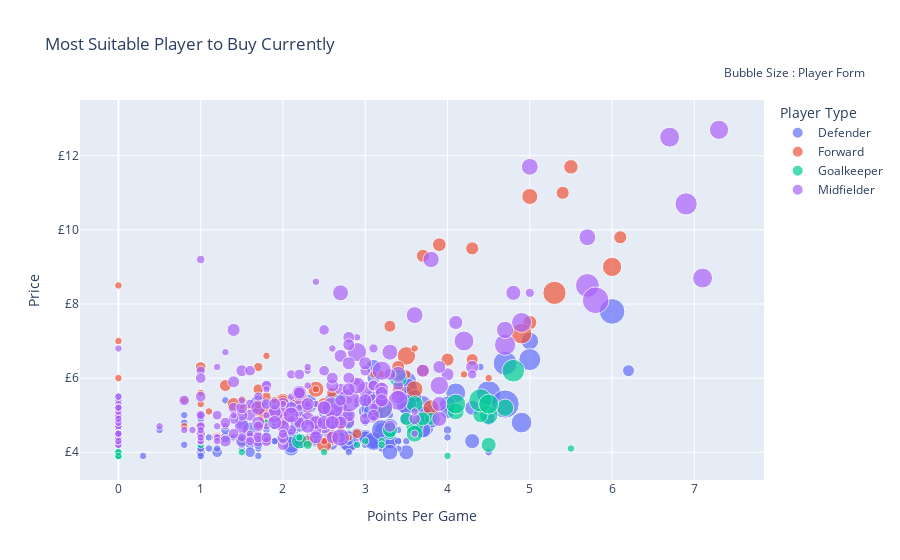

Notebook code cell kept with this figure:
### Markdown cell above
#### Most Suitable Player to Buy Currently
[Move to top](#Fantasy-Premier-League---Player-Selector)

### Code cell
cf.go_offline()

df = players_details[['form','points_per_game','now_cost','team_name','singular_name','first_name','web_name']]
df["now_cost"] = df["now_cost"]/10
df.rename(columns = {'singular_name' : "Player Type"}, inplace = True)
df["name"] = df["first_name"] + ' ' + df["web_name"]
fig = px.scatter(df, x='points_per_game', 
                 y='now_cost',  
                 size = (players_details["form"].astype(float).values + abs(players_details["form"].astype(float).values.min()))*1.5, 
                 hover_name = "name",
                 hover_data= ["team_name"],
                 color ="Player Type",
                 title = "Most Suitable Player to Buy Currently"
                )
fig['layout']['yaxis'].update({'title': 'Price', 'tickprefix': '£'})
fig['layout']['xaxis'].update({'title': 'Points Per Game'})
fig.update_layout(
    showlegend=True,
    annotations=[
        dict(
            x=1.15,
            y=1.10,
            xref="paper",
            yref="paper",
            showarrow=False,
            text="Bubble Size : Player Form"
        )
    ]
)

fig.show()

### Figure 1 — Plotly figure (JSON) as saved in the notebook; plotly's stock layout.template omitted (floating-point values rounded to 4 significant figures; data arrays with more than 128 entries replaced by an {"elided": "..."} marker saying what was removed)
{"data": [{"customdata": {"elided": "218x1 str values"}, "hoverlabel": {"namelength": 0}, "hovertemplate": "<b>%{hovertext}</b><br><br>Player Type=Defender<br>points_per_game=%{x}<br>now_cost=%{y}<br>size=%{marker.size}<br>team_name=%{customdata[0]}", "hovertext": {"elided": "218 str values"}, "legendgroup": "Defender", "marker": {"color": "#636efa", "size": {"elided": "218 float values"}, "sizemode": "area", "sizeref": 0.0525, "symbol": "circle"}, "mode": "markers", "name": "Defender", "showlegend": true, "type": "scatter", "x": {"elided": "218 str values"}, "xaxis": "x", "y": {"elided": "218 float values"}, "yaxis": "y"}, {"customdata": [["Arsenal"], ["Arsenal"], ["Arsenal"], ["Arsenal"], ["Arsenal"], ["Aston Villa"], ["Aston Villa"], ["Aston Villa"], ["Aston Villa"], ["Bournemouth"], ["Bournemouth"], ["Bournemouth"], ["Bournemouth"], ["Brighton"], ["Brighton"], ["Brighton"], ["Brighton"], ["Brighton"], ["Burnley"], ["Burnley"], ["Burnley"], ["Burnley"], ["Burnley"], ["Chelsea"], ["Chelsea"], ["Chelsea"], ["Chelsea"], ["Crystal Palace"], ["Crystal Palace"], ["Crystal Palace"], ["Crystal Palace"], ["Crystal Palace"], ["Everton"], ["Everton"], ["Everton"], ["Everton"], ["Leicester"], ["Leicester"], ["Liverpool"], ["Liverpool"], ["Liverpool"], ["Man City"], ["Man City"], ["Man Utd"], ["Man Utd"], ["Man Utd"], ["Man Utd"], ["Newcastle"], ["Newcastle"], ["Newcastle"], ["Newcastle"], ["Newcastle"], ["Norwich"], ["Norwich"], ["Norwich"], ["Norwich"], ["Sheffield Utd"], ["Sheffield Utd"], ["Sheffield Utd"], ["Sheffield Utd"], ["Sheffield Utd"], ["Sheffield Utd"], ["Southampton"], ["Southampton"], ["Southampton"], ["Southampton"], ["Southampton"], ["Southampton"], ["Southampton"], ["Spurs"], ["Spurs"], ["Spurs"], ["Watford"], ["Watford"], ["Watford"], ["Watford"], ["Watford"], ["Watford"], ["West Ham"], ["West Ham"], ["West Ham"], ["West Ham"], ["West Ham"], ["Wolves"], ["Wolves"], ["Wolves"], ["Wolves"]], "hoverlabel": {"namelength": 0}, "hovertemplate": "<b>%{hovertext}</b><br><br>Player Type=Forward<br>points_per_game=%{x}<br>now_cost=%{y}<br>size=%{marker.size}<br>team_name=%{customdata[0]}", "hovertext": ["Pierre-Emerick Aubameyang", "Alexandre Lacazette", "Edward Nketiah", "Gabriel Teodoro Martinelli", "Tyreece John-Jules", "Jonathan Kodjia", "Wesley Wesley", "Mbwana Samatta", "Borja Bastón", "Callum Callum Wilson", "Joshua King", "Dominic Solanke", "Sam Surridge", "Glenn Murray", "Jürgen Locadia", "Florin Andone", "Neal Maupay", "Aaron Connolly", "Ashley Barnes", "Chris Wood", "Matej Vydra", "Jay Rodriguez", "Max Thompson", "Olivier Giroud", "Tammy Abraham", "Michy Batshuayi", "Armando Broja", "Christian Benteke", "Connor Wickham", "Cenk Tosun", "Jordan Ayew", "James Daly", "Dominic Calvert-Lewin", "Moise Kean", "Anthony Gordon", "Oumar Niasse", "Jamie Vardy", "Kelechi Iheanacho", "Roberto Firmino", "Divock Origi", "Rhian Brewster", "Sergio Agüero", "Gabriel Fernando Jesus", "Romelu Lukaku", "Marcus Rashford", "Mason Greenwood", "Odion Ighalo", "Yoshinori Muto", "Jose Luis Joselu", "Joelinton Cássio Joelinton", "Andy Carroll", "Dwight Gayle", "Teemu Pukki", "Dennis Srbeny", "Josip Drmic", "Adam Idah", "Lys Mousset", "Billy Sharp", "David McGoldrick", "Oliver McBurnie", "Leon Clarke", "Richairo Zivkovic", "Charlie Austin", "Danny Ings", "Michael Obafemi", "Shane Long", "Sam Gallagher", "Che Adams", "Daniel N'Lundulu", "Harry Kane", "Vincent Janssen", "Troy Parrott", "Troy Deeney", "Gerard Deulofeu", "Andre Gray", "Isaac Success", "Danny Welbeck", "João Pedro João Pedro", "Marko Arnautovic", "Javier Chicharito", "Alexandre Nascimento Xande Silva", "Sébastien Haller", "Albian Ajeti", "Raúl Jiménez", "Diogo Jota", "Patrick Cutrone", "Bernard Ashley-Seal"], "legendgroup": "Forward", "marker": {"color": "#EF553B", "size": [4.5, 4.5, 6, 1.5, 1.5, 1.5, 1.5, 3.45, 1.5, 3.75, 2.25, 3, 1.5, 2.25, 1.5, 1.5, 7.5, 6, 1.5, 1.5, 4.5, 6.75, 2.25, 9, 5.25, 1.5, 1.5, 3, 1.5, 1.5, 6.75, 1.5, 4.5, 2.25, 3, 1.5, 4.5, 3.75, 4.5, 1.5, 1.5, 5.55, 4.95, 1.5, 9.75, 3.75, 3, 1.5, 1.5, 6.75, 5.25, 7.5, 3.75, 1.5, 4.5, 3, 2.55, 3.45, 3, 4.05, 1.5, 2.55, 1.5, 11.25, 6, 2.25, 1.5, 2.25, 1.5, 6.75, 1.5, 1.5, 4.5, 1.5, 2.25, 1.5, 3.75, 1.5, 1.5, 1.5, 1.5, 1.5, 1.5, 14.25, 4.5, 1.5, 1.5], "sizemode": "area", "sizeref": 0.0525, "symbol": "circle"}, "mode": "markers", "name": "Forward", "showlegend": true, "type": "scatter", "x": ["5.4", "3.7", "2.6", "2.8", "0.0", "0.8", "3.2", "2.6", "1.0", "3.3", "3.5", "1.7", "1.0", "1.5", "1.5", "1.7", "3.6", "2.5", "3.2", "4.2", "2.5", "2.4", "1.0", "3.5", "5.0", "1.8", "1.0", "1.7", "2.5", "2.4", "3.8", "0.0", "4.0", "1.7", "1.0", "1.0", "6.1", "3.4", "4.3", "2.3", "0.0", "5.5", "3.9", "0.0", "6.0", "2.3", "1.0", "1.1", "0.0", "2.2", "2.0", "1.8", "4.3", "1.6", "1.4", "1.2", "2.9", "2.2", "2.0", "2.2", "1.0", "1.0", "0.0", "4.9", "2.0", "2.7", "0.0", "1.7", "0.0", "5.0", "0.0", "1.0", "3.7", "3.1", "1.8", "0.8", "1.3", "0.0", "0.0", "4.5", "0.0", "3.6", "1.0", "5.3", "3.4", "1.9", "0.0"], "xaxis": "x", "y": [11, 9.3, 4.4, 4.4, 4.4, 5.4, 5.4, 5.6, 5.3, 7.4, 6.1, 5.1, 4.3, 5.4, 5.2, 4.7, 5.7, 4.2, 6.1, 6.1, 5.3, 5.7, 4.5, 6.6, 7.5, 6.6, 4.5, 5.7, 4.3, 5.7, 5.2, 4.5, 6.5, 6.3, 4.5, 4.5, 9.8, 5.7, 9.5, 5.1, 4.2, 11.7, 9.6, 8.5, 9, 4.3, 6.3, 5.1, 5, 5.5, 5.4, 5, 6.5, 5.2, 5.3, 4.4, 4.5, 5.5, 5.4, 5.6, 4.4, 4.7, 6, 7.2, 4.9, 4.7, 4.5, 5.3, 4.4, 10.9, 4.5, 4.3, 6.2, 6.1, 5.5, 4.7, 5.8, 4.9, 7, 6, 4.3, 6.8, 5.6, 8.3, 6.3, 5.4, 4.5], "yaxis": "y"}, {"customdata": [["Arsenal"], ["Arsenal"], ["Arsenal"], ["Aston Villa"], ["Aston Villa"], ["Aston Villa"], ["Aston Villa"], ["Aston Villa"], ["Bournemouth"], ["Bournemouth"], ["Bournemouth"], ["Bournemouth"], ["Brighton"], ["Brighton"], ["Burnley"], ["Burnley"], ["Burnley"], ["Burnley"], ["Chelsea"], ["Chelsea"], ["Crystal Palace"], ["Crystal Palace"], ["Crystal Palace"], ["Everton"], ["Everton"], ["Everton"], ["Everton"], ["Leicester"], ["Leicester"], ["Leicester"], ["Liverpool"], ["Liverpool"], ["Liverpool"], ["Liverpool"], ["Liverpool"], ["Man City"], ["Man City"], ["Man City"], ["Man Utd"], ["Man Utd"], ["Man Utd"], ["Newcastle"], ["Newcastle"], ["Newcastle"], ["Newcastle"], ["Norwich"], ["Norwich"], ["Norwich"], ["Norwich"], ["Sheffield Utd"], ["Sheffield Utd"], ["Sheffield Utd"], ["Sheffield Utd"], ["Southampton"], ["Southampton"], ["Southampton"], ["Southampton"], ["Spurs"], ["Spurs"], ["Spurs"], ["Spurs"], ["Spurs"], ["Watford"], ["Watford"], ["Watford"], ["West Ham"], ["West Ham"], ["West Ham"], ["West Ham"], ["West Ham"], ["Wolves"], ["Wolves"], ["Wolves"]], "hoverlabel": {"namelength": 0}, "hovertemplate": "<b>%{hovertext}</b><br><br>Player Type=Goalkeeper<br>points_per_game=%{x}<br>now_cost=%{y}<br>size=%{marker.size}<br>team_name=%{customdata[0]}", "hovertext": ["Bernd Leno", "Emiliano Martínez", "Matt Macey", "Ørjan Nyland", "Tom Heaton", "Jed Steer", "Lovre Kalinic", "José Reina", "Asmir Begovic", "Artur Boruc", "Mark Travers", "Aaron Ramsdale", "Mathew Ryan", "David Button", "Nick Pope", "Joe Hart", "Bailey Peacock-Farrell", "Lukas Jensen", "Kepa Kepa", "Willy Caballero", "Vicente Guaita", "Wayne Hennessey", "Stephen Henderson", "Jordan Pickford", "Maarten Stekelenburg", "Jonas Lössl", "João Manuel Virgínia", "Kasper Schmeichel", "Eldin Jakupovic", "Danny Ward", "Alisson Alisson", "Simon Mignolet", "Adrián Adrián", "Andy Lonergan", "Caoimhin Kelleher", "Ederson Ederson", "Claudio Bravo", "Scott Carson", "David de Gea", "Sergio Romero", "Lee Grant", "Martin Dubravka", "Karl Darlow", "Frederick Woodman", "Robert Elliot", "Tim Krul", "Michael McGovern", "Ralf Fahrmann", "Archie Mair", "Jake Eastwood", "Simon Moore", "Dean Henderson", "Michael Verrips", "Fraser Forster", "Alex McCarthy", "Angus Gunn", "Harry Lewis", "Hugo Lloris", "Paulo Gazzaniga", "Alfie Whiteman", "Michel Vorm", "Brandon Austin", "Ben Foster", "Pontus Dahlberg", "Heurelho da Silva Gomes", "Lukasz Fabianski", "Roberto Roberto", "David Martin", "Joseph Anang", "Darren Randolph", "Rui Pedro Patrício", "John Ruddy", "Will Norris"], "legendgroup": "Goalkeeper", "marker": {"color": "#00cc96", "size": [4.5, 6, 1.5, 6.45, 1.5, 1.5, 1.5, 1.5, 1.5, 1.5, 1.5, 3.75, 8.25, 1.5, 9, 1.5, 1.5, 1.5, 5.25, 1.5, 6, 2.25, 1.5, 12.75, 1.5, 1.5, 1.5, 14.25, 1.5, 1.5, 13.5, 1.5, 1.5, 1.5, 1.5, 8.55, 1.5, 1.5, 7.5, 1.5, 1.5, 7.5, 1.5, 1.5, 1.5, 6, 1.5, 1.5, 1.5, 1.5, 2.55, 7.95, 1.5, 1.5, 7.5, 1.5, 1.5, 10.5, 1.5, 1.5, 1.5, 1.5, 5.25, 1.5, 1.5, 4.5, 1.5, 1.5, 1.5, 1.5, 10.5, 1.5, 1.5], "sizemode": "area", "sizeref": 0.0525, "symbol": "circle"}, "mode": "markers", "name": "Goalkeeper", "showlegend": true, "type": "scatter", "x": ["3.8", "4.5", "0.0", "2.2", "3.0", "1.0", "0.0", "3.2", "0.0", "0.0", "1.0", "3.3", "3.6", "0.0", "4.5", "0.0", "0.0", "0.0", "2.7", "1.8", "4.4", "2.3", "0.0", "3.2", "0.0", "0.0", "0.0", "4.4", "0.0", "0.0", "4.8", "0.0", "2.5", "0.0", "0.0", "3.4", "2.8", "0.0", "3.6", "0.0", "0.0", "4.1", "0.0", "0.0", "0.0", "3.3", "5.5", "1.0", "0.0", "0.0", "1.5", "4.7", "0.0", "0.0", "3.6", "2.9", "0.0", "4.5", "3.2", "0.0", "0.0", "0.0", "3.7", "0.0", "0.0", "3.5", "2.2", "4.0", "0.0", "1.5", "4.1", "0.0", "0.0"], "xaxis": "x", "y": [4.9, 4.2, 4, 4.3, 4.3, 4.3, 4.2, 4.3, 4.2, 4.2, 4.2, 4.5, 4.7, 3.9, 5, 4.2, 4.3, 4, 5.4, 4.8, 5, 4.2, 4, 5.2, 3.9, 4.2, 4, 5.4, 4.2, 4.2, 6.2, 4.5, 4, 4.2, 4.4, 6, 4.7, 4, 5.3, 4.6, 4.7, 5.1, 4.3, 3.9, 4, 4.6, 4.1, 4.4, 4, 4.3, 4.3, 5.2, 4.4, 4.2, 4.5, 4.2, 4, 5.3, 4.2, 4, 4.2, 4, 4.9, 4.2, 4.3, 4.9, 4.4, 3.9, 4, 4, 5.3, 4.2, 3.9], "yaxis": "y"}, {"customdata": {"elided": "266x1 str values"}, "hoverlabel": {"namelength": 0}, "hovertemplate": "<b>%{hovertext}</b><br><br>Player Type=Midfielder<br>points_per_game=%{x}<br>now_cost=%{y}<br>size=%{marker.size}<br>team_name=%{customdata[0]}", "hovertext": {"elided": "266 str values"}, "legendgroup": "Midfielder", "marker": {"color": "#ab63fa", "size": {"elided": "266 float values"}, "sizemode": "area", "sizeref": 0.0525, "symbol": "circle"}, "mode": "markers", "name": "Midfielder", "showlegend": true, "type": "scatter", "x": {"elided": "266 str values"}, "xaxis": "x", "y": {"elided": "266 float values"}, "yaxis": "y"}], "layout": {"annotations": [{"showarrow": false, "text": "Bubble Size : Player Form", "x": 1.15, "xref": "paper", "y": 1.1, "yref": "paper"}], "legend": {"itemsizing": "constant", "title": {"text": "Player Type"}, "tracegroupgap": 0}, "showlegend": true, "title": {"text": "Most Suitable Player to Buy Currently"}, "xaxis": {"anchor": "y", "domain": [0, 1], "title": {"text": "Points Per Game"}}, "yaxis": {"anchor": "x", "domain": [0, 1], "tickprefix": "£", "title": {"text": "Price"}}}}
